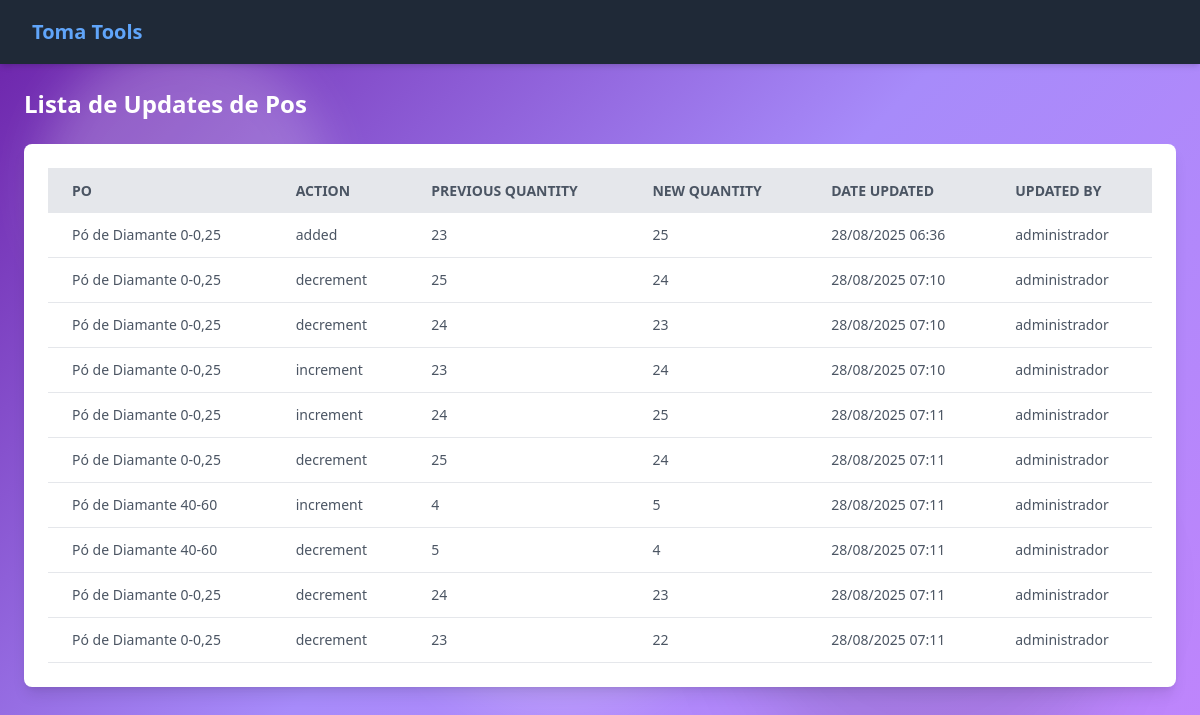
Page /listar_update_pos/ on the earlier database version.
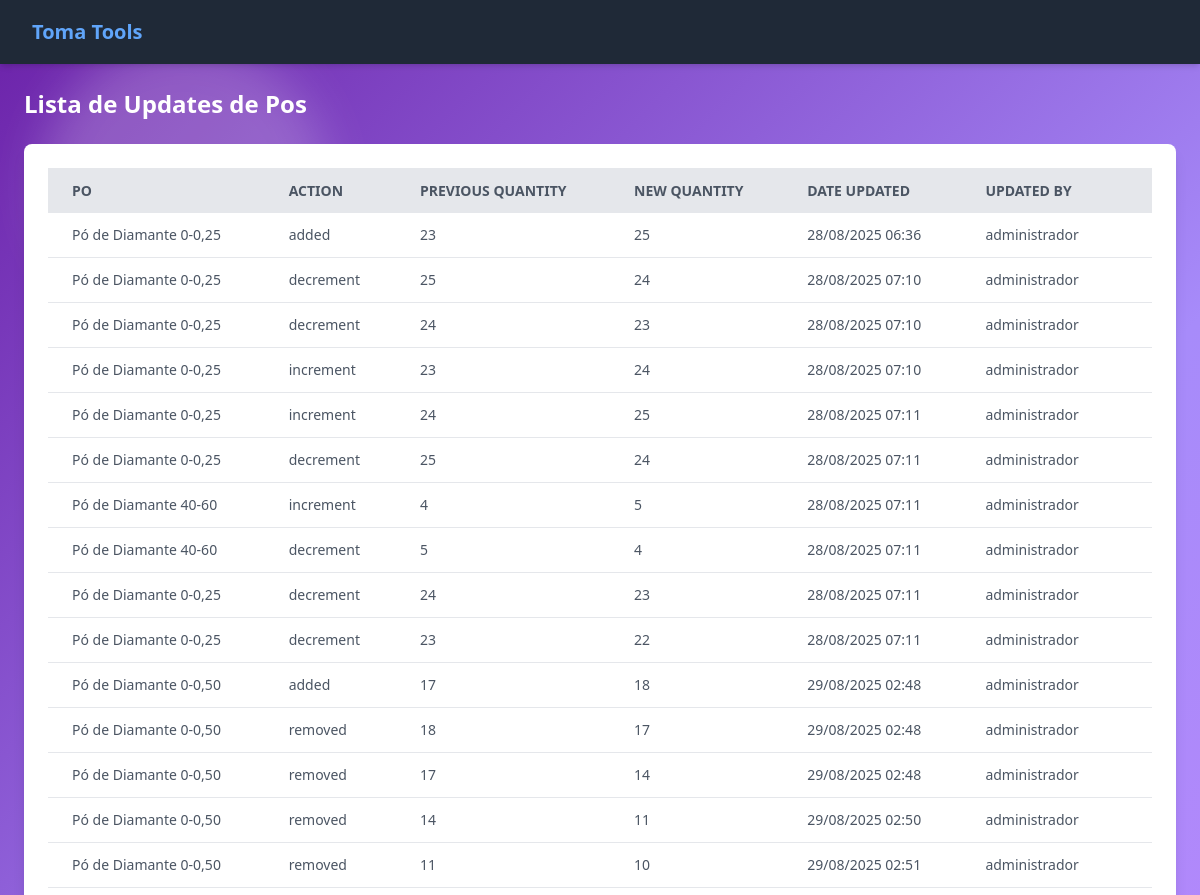
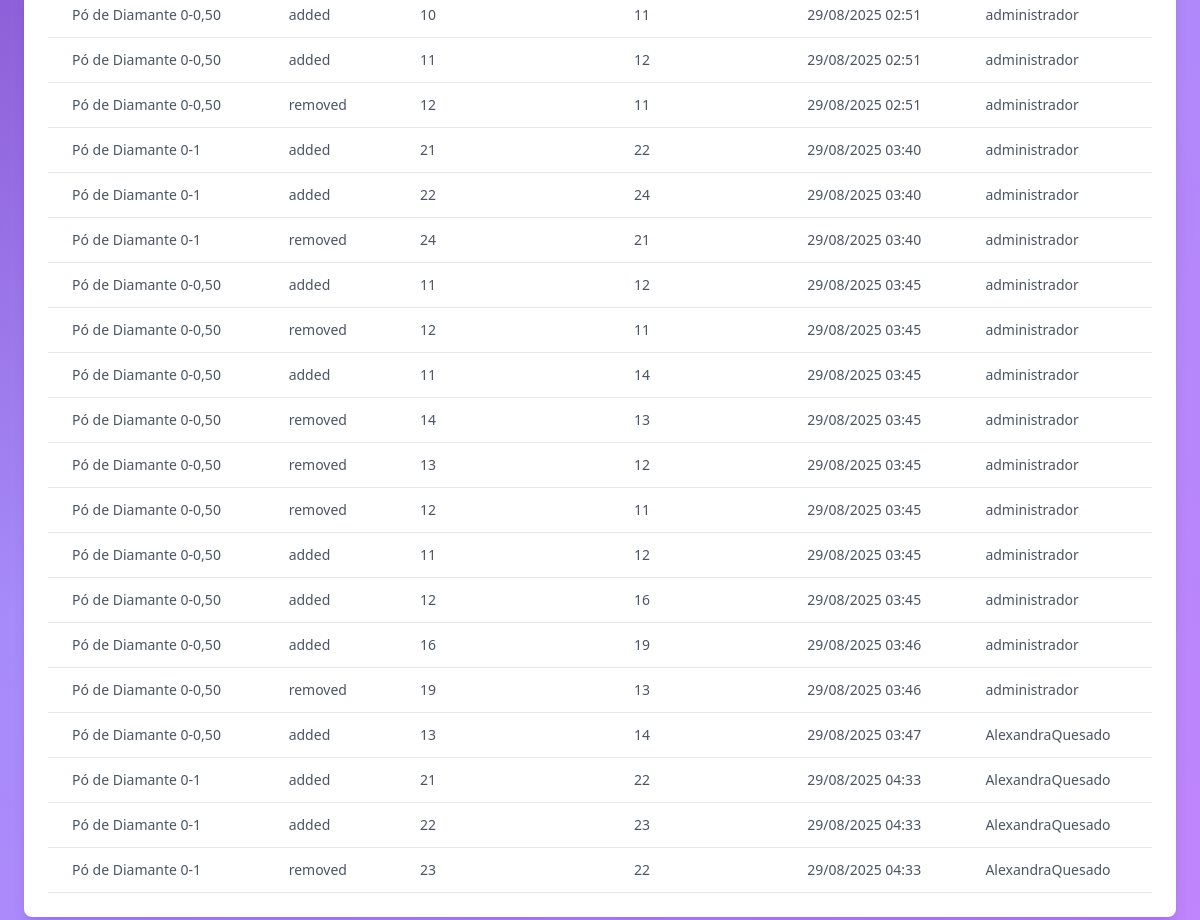
Same page on the later database version (2 pictures, top to bottom).
### management/models.py (models this page shows, shortened)
class updatePo(models.Model):
    ACTION_CHOICES = [
        ('added', 'Added'),
        ('removed', 'Removed'),
    ]
    po = models.ForeignKey(Po, on_delete=models.CASCADE)
    previous_quantity = models.PositiveIntegerField()
    new_quantity = models.PositiveIntegerField()
    user = models.ForeignKey(User, on_delete=models.SET_NULL, null=True)
    action = models.CharField(max_length=10, choices=ACTION_CHOICES)
    date_updated = models.DateTimeField(auto_now=True)  # <- você só precisa deste

class Po(models.Model):
    reference_choices = [
        ('0-0,25', '0-0,25'),
        ('0-0,50', '0-0,50'),
        ('0-1', '0-1'),
        ('0-2', '0-2'),
        ('2-4', '2-4'),
        ('4-8', '4-8'),
        ('6-12', '6-12'),
        ('10-20', '10-20'),
        ('20-40', '20-40'),
        ('40-60', '40-60'),
        ('60-80', '60-80'),
        ('2-6', '2-6'),
        ('5-10', '5-10'),
        ('0-0,20', '0-0,20'),
    ]
    product = models.CharField(max_length=40, default='Pó de Diamante')
    reference = models.CharField(max_length=10, choices=reference_choices)
    min_stock = models.IntegerField()
    quantity = models.IntegerField()
    fornecedor = models.ForeignKey(Fornecedor, on_delete=models.CASCADE, null=True, blank=True)
    date_added = models.DateTimeField(auto_now_add=True)
    updated_at = models.DateTimeField(auto_now=True)
    user = models.ForeignKey(User, on_delete=models.CASCADE, null=True, blank=True)
    def __str__(self):
        return f"{self.product} {self.reference}"

### management/views.py (the view)
# urls.py: path('listar_update_pos/', views.listar_updates, name='listar_update_pos'),
def listar_updates(request):
    updates = updatePo.objects.all()
    return render(request, 'management/listar_update_pos.html', {'updates': updates})

### management/templates/management/listar_update_pos.html (shortened to what this page needs)
{% extends 'management/base.html' %}
{% load static %}
{% block content %}
<h1 class="text-2xl font-bold text-white mb-6">Lista de Updates de Pos</h1>
<div class="overflow-x-auto w-full max-w-7xl bg-white rounded-lg shadow-lg p-6">
    <table id="poupdateTable" class=min-w-full table-auto">
        <thead>
            <tr class="bg-gray-200 text-gray-600 uppercase text-sm leading-normal">
            <th class="py-3 px-6 text-left">Po</th>
            <th class="py-3 px-6 text-left">Action</th>
            <th class="py-3 px-6 text-left">Previous Quantity</th>
            <th class="py-3 px-6 text-left">New Quantity</th>
            <th class="py-3 px-6 text-left">Date Updated</th>
            <th class="py-3 px-6 text-left">Updated By</th>
        </thead>
        <tbody class="text-gray-600 text-sm font-light">
            {% for at in updates %}
            <tr class="border-b border-gray-200 hover:bg-gray-100">
                <td class="py-3 px-6 text-left">
                    {{ at.po }}
                </td>
                <td class="py-3 px-6 text-left">
                    {{ at.action }}
                </td>
                <td class="py-3 px-6 text-left">
                    {{ at.previous_quantity }}
                </td>
                <td class="py-3 px-6 text-left">
                    {{ at.new_quantity }}
                </td>
                <td class="py-3 px-6 text-left">
                    {{ at.date_updated|date:"d/m/Y H:i" }}
                </td>
                <td class="py-3 px-6 text-left">
                    {{ at.user.username }}
                </td>
            </tr>
            {% empty %}
            <tr>
                <td colspan="6" class="py-3 px-6 text-center">Nenhum pó encontrado.</td>
            </tr>
            {% endfor %}
        </tbody>
{% endblock %}

Differences in the rows shown:
added updatePo: po "Pó de Diamante 0-0,50", action "added", previous_quantity "17", new_quantity "18", date_updated "29/08/2025 02:48", user.username "administrador"
added updatePo: po "Pó de Diamante 0-0,50", action "removed", previous_quantity "18", new_quantity "17", date_updated "29/08/2025 02:48", user.username "administrador"
added updatePo: po "Pó de Diamante 0-0,50", action "removed", previous_quantity "17", new_quantity "14", date_updated "29/08/2025 02:48", user.username "administrador"
added updatePo: po "Pó de Diamante 0-0,50", action "removed", previous_quantity "14", new_quantity "11", date_updated "29/08/2025 02:50", user.username "administrador"
added updatePo: po "Pó de Diamante 0-0,50", action "removed", previous_quantity "11", new_quantity "10", date_updated "29/08/2025 02:51", user.username "administrador"
added updatePo: po "Pó de Diamante 0-0,50", action "added", previous_quantity "10", new_quantity "11", date_updated "29/08/2025 02:51", user.username "administrador"
added updatePo: po "Pó de Diamante 0-0,50", action "added", previous_quantity "11", new_quantity "12", date_updated "29/08/2025 02:51", user.username "administrador"
added updatePo: po "Pó de Diamante 0-0,50", action "removed", previous_quantity "12", new_quantity "11", date_updated "29/08/2025 02:51", user.username "administrador"
added updatePo: po "Pó de Diamante 0-1", action "added", previous_quantity "21", new_quantity "22", date_updated "29/08/2025 03:40", user.username "administrador"
added updatePo: po "Pó de Diamante 0-1", action "added", previous_quantity "22", new_quantity "24", date_updated "29/08/2025 03:40", user.username "administrador"
added updatePo: po "Pó de Diamante 0-1", action "removed", previous_quantity "24", new_quantity "21", date_updated "29/08/2025 03:40", user.username "administrador"
added updatePo: po "Pó de Diamante 0-0,50", action "added", previous_quantity "11", new_quantity "12", date_updated "29/08/2025 03:45", user.username "administrador"
added updatePo: po "Pó de Diamante 0-0,50", action "removed", previous_quantity "12", new_quantity "11", date_updated "29/08/2025 03:45", user.username "administrador"
added updatePo: po "Pó de Diamante 0-0,50", action "added", previous_quantity "11", new_quantity "14", date_updated "29/08/2025 03:45", user.username "administrador"
added updatePo: po "Pó de Diamante 0-0,50", action "removed", previous_quantity "14", new_quantity "13", date_updated "29/08/2025 03:45", user.username "administrador"
added updatePo: po "Pó de Diamante 0-0,50", action "removed", previous_quantity "13", new_quantity "12", date_updated "29/08/2025 03:45", user.username "administrador"
added updatePo: po "Pó de Diamante 0-0,50", action "removed", previous_quantity "12", new_quantity "11", date_updated "29/08/2025 03:45", user.username "administrador"
added updatePo: po "Pó de Diamante 0-0,50", action "added", previous_quantity "11", new_quantity "12", date_updated "29/08/2025 03:45", user.username "administrador"
added updatePo: po "Pó de Diamante 0-0,50", action "added", previous_quantity "12", new_quantity "16", date_updated "29/08/2025 03:45", user.username "administrador"
added updatePo: po "Pó de Diamante 0-0,50", action "added", previous_quantity "16", new_quantity "19", date_updated "29/08/2025 03:46", user.username "administrador"
added updatePo: po "Pó de Diamante 0-0,50", action "removed", previous_quantity "19", new_quantity "13", date_updated "29/08/2025 03:46", user.username "administrador"
added updatePo: po "Pó de Diamante 0-0,50", action "added", previous_quantity "13", new_quantity "14", date_updated "29/08/2025 03:47", user.username "AlexandraQuesado"
added updatePo: po "Pó de Diamante 0-1", action "added", previous_quantity "21", new_quantity "22", date_updated "29/08/2025 04:33", user.username "AlexandraQuesado"
added updatePo: po "Pó de Diamante 0-1", action "added", previous_quantity "22", new_quantity "23", date_updated "29/08/2025 04:33", user.username "AlexandraQuesado"
added updatePo: po "Pó de Diamante 0-1", action "removed", previous_quantity "23", new_quantity "22", date_updated "29/08/2025 04:33", user.username "AlexandraQuesado"
